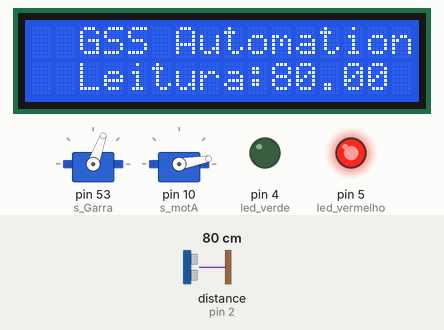
Simulated run of this sketch. Board: Arduino Mega 2560, built with avr-gcc and run on an emulated ATmega2560. Shown: 2 × servo, 16×2 character LCD, output pins drawn as LEDs (lit = HIGH). The test bench sets the inputs (shaded band); at power-on: distance to the obstacle (sensor on pin 2) 80 cm. The echo pulse lasts 58.3 µs per cm.

Above: at 1.2 s.
1.3 s: distance to the obstacle (sensor on pin 2) set to 6 cm
At 2.8 s:
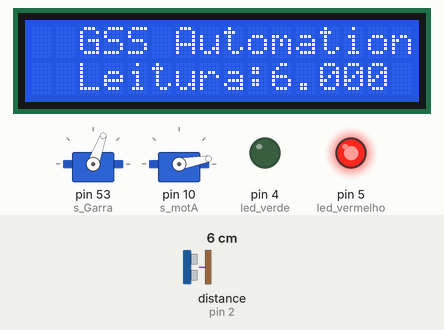
3.1 s: distance to the obstacle (sensor on pin 2) set to 3 cm
At 4.8 s:
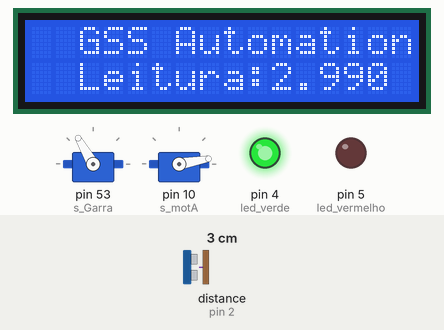
5.1 s: distance to the obstacle (sensor on pin 2) set to 2 cm
At 6.8 s:
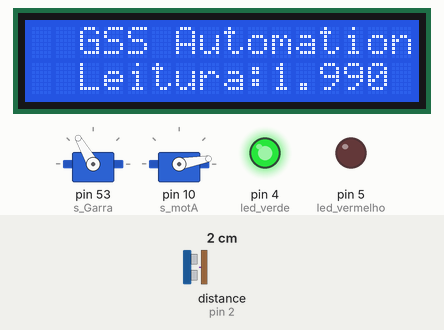
Timing chart, 0 to 8.3 s (numbered marks = the images above; inputs shaded):
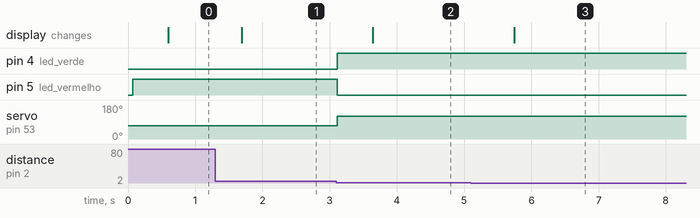

Measured:
- the behaviour switches between 5 and 4 cm on distance to the obstacle (sensor on pin 2) (found by bisection; images 1 and 2)
- after the input at 1.3 s, the display: changes after 0.39 s (image 1)
- after the input at 3.1 s, pin 4 (led_verde): LOW → HIGH at once; pin 5 (led_vermelho): HIGH → LOW at once; servo on pin 53 (s_Garra): 70° → 120° at once; the display: changes after 0.54 s (image 2)
- after the input at 5.1 s, the display: changes after 0.65 s (image 3)

The sketch:

SENSOR_SERVO_DISPLAY.ino
```cpp
/*
     CÓDIGO:  Display - Servo Motor - Sensor Optico
     AUTOR:   GUILHERME SOUZA
     DATA:    Inicio: 25/05/2020
     OBS:
*/
//>>>>>>>>>>>Incluir bilbiotecas
#include <Wire.h>                         //<-------Display
#include <LiquidCrystal_I2C.h>            //<-------Display
#include <Servo.h>                        //<-------Servo Motor
#include <Ultrasonic.h>                   //<-------Sensor Ultrassonico

// Defines
#define led_vermelho  5                  //<-------Led Vermelho garra aberta
#define led_verde  4                     //<-------Led Verde garra fechada

#define TRIG  3                          //<-------Sensor Ultrassonico
#define ECHO  2                          //<-------Sensor Ultrassonico

#define endereco 0x27                     //<-------Display
#define colunas 16                        //<-------Display
#define linhas 2                          //<-------Display

//Inicialização
Ultrasonic ultrasonic(TRIG, ECHO);
LiquidCrystal_I2C lcd(endereco, colunas, linhas);

//>>>>>>>>>>>Servo Motores
Servo s_Garra;
Servo s_motA;
Servo s_motB;
int base_servo;

void setup() {
  // Garra Robótica
  //Sensor Ultrasonico
  pinMode(TRIG,OUTPUT);
  pinMode(ECHO,INPUT);
  // Servos
  s_Garra.attach(53);                                                // Informa qual pino será usado para o servo declarado anteriormente.
  s_motA.attach(10);                                                // Pino do servo base
  s_Garra.write(70);                                                //Informa ao servo que deverá se posicionar a 10 graus
  s_motA.write(10);
  //Leds
  pinMode(led_vermelho, OUTPUT);
  pinMode(led_verde, OUTPUT);

  //Servo base e servo alavanca
  //serv_motB.attach(32); //Pino do servo alavanca

  lcd.init();
  lcd.backlight();
  lcd.clear();
}

void loop() {
  //Sensor ultrasonico
  float cmMsec;
  long microsec = ultrasonic.timing();
  cmMsec = ultrasonic.convert(microsec, Ultrasonic::CM);
  if (cmMsec < 5) {                                             // Condicional para leituras inferiores a 10cm.
    s_Garra.write(120);
    //Colocar msg no display
    digitalWrite(led_verde, HIGH);
    digitalWrite(led_vermelho, LOW);
    delay(500);
  } else if (cmMsec > 20){                                      //
      s_Garra.write(70);
      digitalWrite(led_vermelho, HIGH);
      digitalWrite(led_verde, LOW);
      delay(500);
  }
  lcd.setCursor(2,0);
  lcd.print("GSS Automation");
  lcd.setCursor(2,1);
  lcd.print("Leitura:");
  lcd.setCursor(10,1);
  lcd.print(cmMsec);
  //optico_base();
}

/*void optico_base(){
  for (base_servo = 10; base_servo >= 10; base_servo++){
    s_motA.write(base_servo);
    delay(50);
    if (base_servo == 170){
      for (base_servo ; base_servo >=10; base_servo--){
        s_motA.write(base_servo);
        delay(50);
      }
    }
  }
}*/
```
